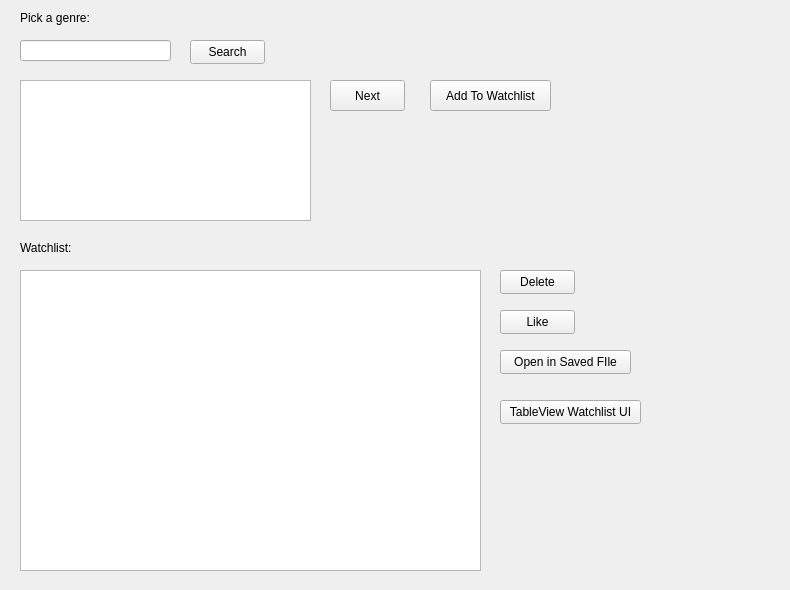
<?xml version="1.0" encoding="UTF-8"?>
<ui version="4.0">
 <class>UserGUI</class>
 <widget class="QWidget" name="UserGUI">
  <property name="geometry">
   <rect>
    <x>0</x>
    <y>0</y>
    <width>790</width>
    <height>590</height>
   </rect>
  </property>
  <property name="sizePolicy">
   <sizepolicy hsizetype="Fixed" vsizetype="Fixed">
    <horstretch>0</horstretch>
    <verstretch>0</verstretch>
   </sizepolicy>
  </property>
  <property name="windowTitle">
   <string>Form</string>
  </property>
  <widget class="QPushButton" name="SearchByGenreButton">
   <property name="geometry">
    <rect>
     <x>190</x>
     <y>40</y>
     <width>75</width>
     <height>24</height>
    </rect>
   </property>
   <property name="text">
    <string>Search</string>
   </property>
  </widget>
  <widget class="QPushButton" name="NextMovieFromWatchlistButton">
   <property name="geometry">
    <rect>
     <x>330</x>
     <y>80</y>
     <width>75</width>
     <height>31</height>
    </rect>
   </property>
   <property name="text">
    <string>Next</string>
   </property>
  </widget>
  <widget class="QPushButton" name="AddToWatchlistButton">
   <property name="geometry">
    <rect>
     <x>430</x>
     <y>80</y>
     <width>121</width>
     <height>31</height>
    </rect>
   </property>
   <property name="text">
    <string>Add To Watchlist</string>
   </property>
  </widget>
  <widget class="QPushButton" name="DeleteFromWatchlistButton">
   <property name="geometry">
    <rect>
     <x>500</x>
     <y>270</y>
     <width>75</width>
     <height>24</height>
    </rect>
   </property>
   <property name="text">
    <string>Delete</string>
   </property>
  </widget>
  <widget class="QLabel" name="label">
   <property name="geometry">
    <rect>
     <x>20</x>
     <y>10</y>
     <width>71</width>
     <height>16</height>
    </rect>
   </property>
   <property name="text">
    <string>Pick a genre:</string>
   </property>
  </widget>
  <widget class="QLineEdit" name="GenreLineEdit">
   <property name="geometry">
    <rect>
     <x>20</x>
     <y>40</y>
     <width>151</width>
     <height>21</height>
    </rect>
   </property>
  </widget>
  <widget class="QTextEdit" name="DisplayMovieTextEdit">
   <property name="geometry">
    <rect>
     <x>20</x>
     <y>80</y>
     <width>291</width>
     <height>141</height>
    </rect>
   </property>
   <property name="styleSheet">
    <string notr="true">background: qlineargradient(x1:0, y1:0, x2:0, y2:1,
                            stop:0 #c2f0c2, stop:1 #ffffff);
</string>
   </property>
  </widget>
  <widget class="QLabel" name="label_2">
   <property name="geometry">
    <rect>
     <x>20</x>
     <y>240</y>
     <width>81</width>
     <height>16</height>
    </rect>
   </property>
   <property name="text">
    <string>Watchlist: </string>
   </property>
  </widget>
  <widget class="QListView" name="WatchlistView">
   <property name="geometry">
    <rect>
     <x>20</x>
     <y>270</y>
     <width>461</width>
     <height>301</height>
    </rect>
   </property>
  </widget>
  <widget class="QPushButton" name="LikeMovieButton">
   <property name="geometry">
    <rect>
     <x>500</x>
     <y>310</y>
     <width>75</width>
     <height>24</height>
    </rect>
   </property>
   <property name="text">
    <string>Like</string>
   </property>
  </widget>
  <widget class="QPushButton" name="OpenWatchlistInSavedFileButton">
   <property name="geometry">
    <rect>
     <x>500</x>
     <y>350</y>
     <width>131</width>
     <height>24</height>
    </rect>
   </property>
   <property name="text">
    <string>Open in Saved FIle</string>
   </property>
  </widget>
  <widget class="QPushButton" name="tableViewButton">
   <property name="geometry">
    <rect>
     <x>500</x>
     <y>400</y>
     <width>141</width>
     <height>24</height>
    </rect>
   </property>
   <property name="text">
    <string>TableView Watchlist UI</string>
   </property>
  </widget>
 </widget>
 <resources/>
 <connections/>
</ui>
